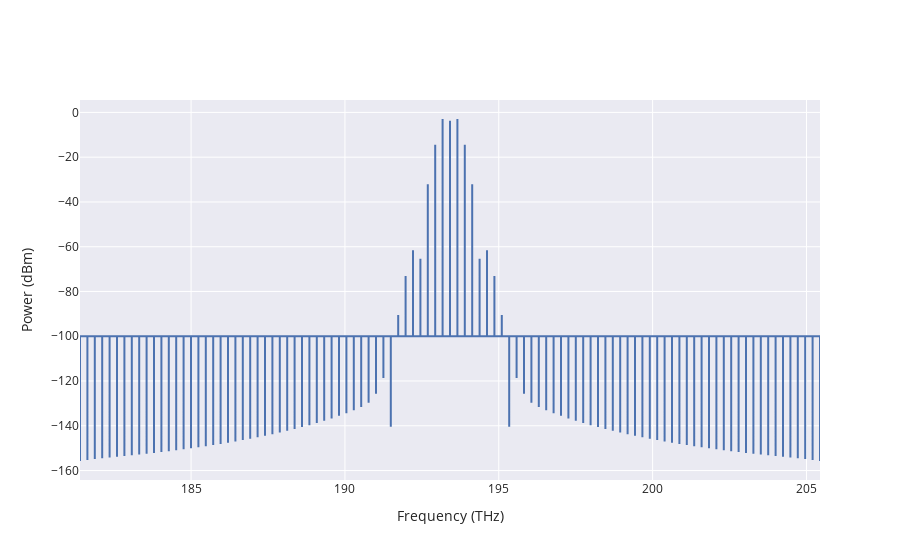

Source (notebook cell):
### Code cell
ind=730
solverp2.PlotCombSpectra(ind).show()

### Figure 1 — Plotly figure (JSON) as saved in the notebook; plotly's stock layout.template omitted (floating-point values rounded to 4 significant figures; data arrays with more than 128 entries replaced by an {"elided": "..."} marker saying what was removed)
{"data": [{"name": "Waveguide", "type": "scatter", "uid": "e2cf1951-9ec9-4099-9965-381356cf1601", "x": {"elided": "303 float values"}, "y": {"elided": "303 float values"}}], "layout": {"xaxis": {"title": {"text": "Frequency (THz)"}}, "yaxis": {"title": {"text": "Power (dBm)"}}}}
